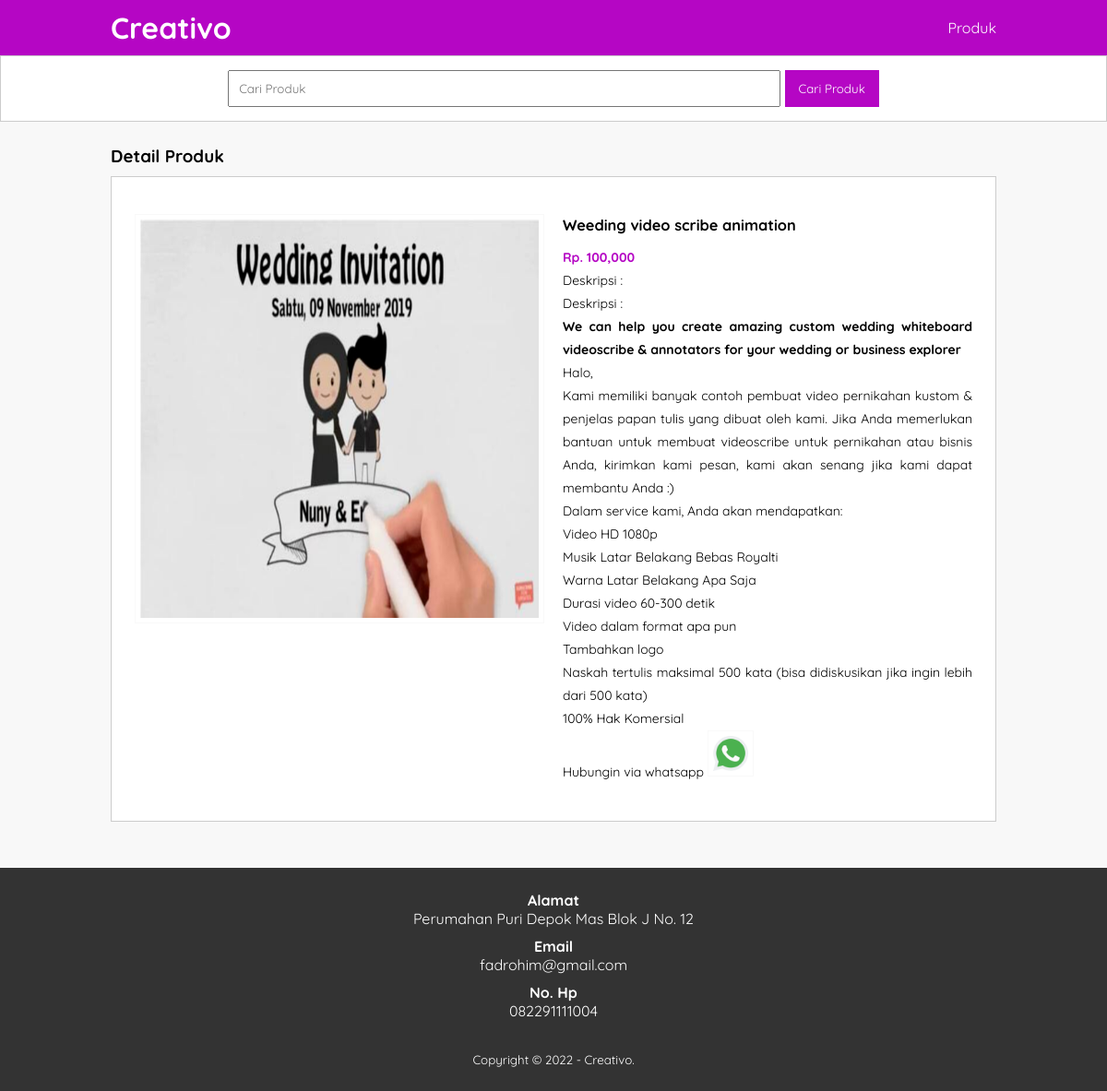
/detail-produk.php?id=6, run on the app's committed database.
### tables this page shows
CREATE TABLE `tb_product` (
  `product_id` int(11) NOT NULL,
  `category_id` int(11) NOT NULL,
  `product_name` varchar(100) NOT NULL,
  `product_price` int(11) NOT NULL,
  `product_description` text NOT NULL,
  `product_image` varchar(100) NOT NULL,
  `product_status` tinyint(1) NOT NULL,
  `date_created` timestamp NOT NULL DEFAULT current_timestamp()
);

### detail-produk.php (the view, shortened to what this page needs)
<?php
	include 'db.php';
	$produk = mysqli_query($conn, "SELECT * FROM tb_product WHERE product_id = '".$_GET['id']."' ");
	$p = mysqli_fetch_object($produk);
 ?>
<!DOCTYPE html>
<html>
<head>
	<link rel="stylesheet" type="text/css" href="css/style.css">
</head>
<body>
	<header>
		<div class="container">
			<h1><a href="index.php">Creativo</a></h1>
				<ul>
					<li><a href="produk.php">Produk</a></li>
				</ul>
		</div>
	</header>
	<div class="search">
		<div class="container">
			<form action="produk.php">
				<input type="text" name="search" placeholder="Cari Produk" value="<?php echo $_GET['search'] ?>">
				<input type="submit" name="cari" value="Cari Produk">
			</form>
		</div>
	</div>
	<div class="section">
		<div class="container">
			<h3>Detail  Produk</h3>
			<div class="box">
				<div class="col-2">
					<img src="produk/<?php echo $p->product_image ?>" width="100%">
				</div>
				<div class="col-2">
					<h3><?php echo $p->product_name ?></h3>
					<h4>Rp. <?php echo number_format($p->product_price) ?></h4>
					<p>Deskripsi : <br>
						<?php echo $p->product_description ?>
					</p>
					<p><a href="https://api.whatsapp.com/send?phone=+6282291111004 &text=Hai, saya tertarik dengan produk anda." target="_blank">
						Hubungin via whatsapp
						<img src="img/wa.png" width="50px"></a>
					</p>
				</div>
			</div>
		</div>
	</div>
	<div class="footer">
		<div class="container">
			<h4>Alamat</h4>
			<p>Perumahan Puri Depok Mas Blok J No. 12</p>
			<h4>Email</h4>
			<p>fadrohim@gmail.com</p>
			<h4>No. Hp</h4>
			<p>082291111004</p>
			<small>Copyright &copy; 2022 - Creativo.</small>
		</div>
	</div>
</body>
</html>

### css/style.css (style rules this page uses)
* { padding:0; margin:0; font-family: 'Quicksand', sans-serif; }
body { background-color: #f8f8f8; }
a { color: inherit; text-decoration: none; }
header { background-color: #B506C4; color: #fff; }
.container { width: 80%; margin:0 auto; }
header h1 { float: left; padding: 10px 0; }
header ul { float: right; }
header ul li { display: inline-block; }
header ul li a { padding: 20px 0 20px 15px; display: inline-block; }
.container:after { content: ''; display: block; clear: both; }
.section { padding: 25px 0; }
.box { background-color: #fff; border: 1px solid #ccc; padding: 15px; box-sizing: border-box; margin: 10px 0 25px 0; }
.box:after { content: ''; display: block; clear: both; }
.search { padding: 15px 0; background-color: #fff; border:1px solid #ccc; text-align: center; }
.search input[type=text] { width: 60%; padding: 10px; }
.search input[type=submit] { padding: 12px 15px; background-color: #B506C4; color:#fff; border: none; cursor: pointer; }
.footer { padding: 25px 0; background-color: #333; color: #fff; text-align: center; }
.footer p { margin-bottom: 10px; }
.footer small { margin-top: 25px; display: inline-block; }
.col-2 { width: 50%; min-height: 200px; padding: 10px; box-sizing: border-box; float: left; }
.col-2 img { border: 1px solid #f9f9f9; padding: 5px; box-sizing: border-box; }
.col-2 { margin: 15px 0; text-align: justify; line-height: 25px; font-size: 14px; }
.col-2 h3 { margin-bottom: 10px; }
.col-2 h4 { color: #B506C4; }

### data on the page
tb_product: product_image (picture), product_name "Weeding video scribe animation", product_price "100,000", product_description "Deskripsi : We can help you create amazing custom wedding whiteboard videoscribe & annotators for your wedding or business explorer Halo, Kami memiliki banyak contoh pembuat video pernikahan kustom & penjelas papan tulis yang dibuat oleh kami. Jika Anda memerlukan bantuan untuk membuat videoscribe untuk pernikahan atau bisnis Anda, kirimkan kami pesan, kami akan senang jika kami dapat membantu Anda :) Dalam service kami, Anda akan mendapatkan: Video HD 1080p Musik Latar Belakang Bebas Royalti Warna Latar Belakang Apa Saja Durasi video 60-300 detik Video dalam format apa pun Tambahkan logo Naskah tertulis maksimal 500 kata (bisa didiskusikan jika ingin lebih dari 500 kata) 100% Hak Komersial"
